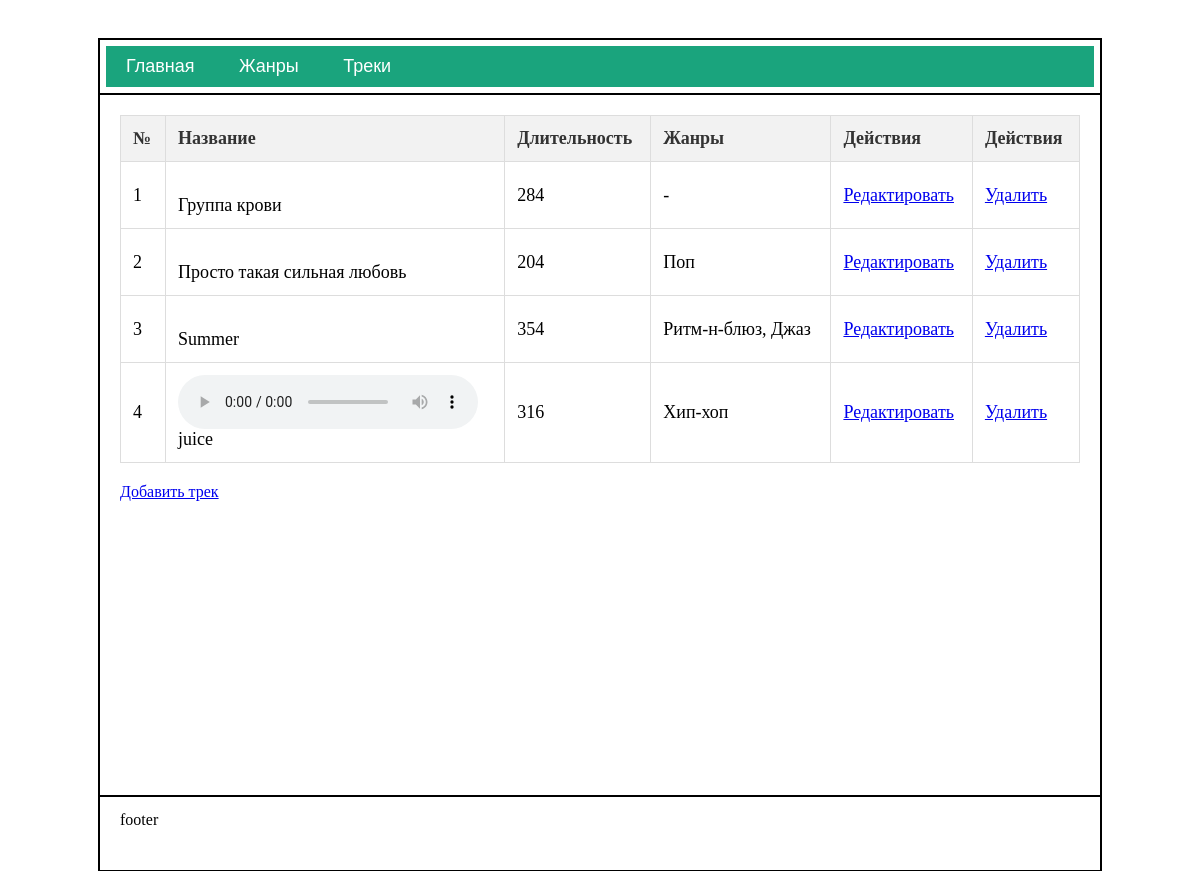
/tracks/, run on the app's committed database.
### main/models.py (models this page shows, shortened)
class Track(models.Model):
    title = models.CharField(max_length=200, verbose_name="Название")
    duration = models.PositiveIntegerField(verbose_name="Длительность")
    genres = models.ManyToManyField(Genre, related_name="tracks", verbose_name="Жанры")
    audio_file = models.FileField(upload_to='music/tracks/', blank=True, null=True)

class Genre(models.Model):
    name_en = models.CharField(max_length=100, verbose_name="Name (EN)")
    name_ru = models.CharField(max_length=100, verbose_name="Name (RU)")
    description = models.TextField(verbose_name="Description")

### main/views.py (the view)
# urls.py: path("tracks/", views.tracks, name="tracks"),
def tracks(request):
    tracks_list = Track.objects.prefetch_related("genres").all()
    return render(request, "main/tracks.html", {"tracks": tracks_list})

### main/templates/main/tracks.html (shortened to what this page needs)
﻿{% extends "base.html" %}
{% block content %}
<table>
    <thead>
        <tr>
            <th>№</th>
            <th>Название</th>
            <th>Длительность</th>
            <th>Жанры</th>
            <th>Действия</th>
            <th>Действия</th>
        </tr>
    </thead>
    <tbody>
        {% for track in tracks %}
        <tr>
            <td>{{ forloop.counter }}</td>
            <td>
                {% if track.audio_file %}
                    <audio src="{{ track.audio_file.url }}" controls></audio>
                {% endif %}
                <br>
                {{ track.title }}
            </td>
            <td>{{ track.duration }}</td>
            <td>
                {% for genre in track.genres.all %}
                    {{ genre.name_ru }}{% if not forloop.last %}, {% endif %}
                {% empty %}
                    -
                {% endfor %}
            </td>
            <td><a href="{% url 'edit_track' track.id %}">Редактировать</a></td>
            <td><a href="{% url 'delete_track' track.id %}">Удалить</a></td>
        </tr>
        {% empty %}
        <tr>
            <td colspan="6">Треки пока не добавлены</td>
        </tr>
        {% endfor %}
    </tbody>
</table>
<a href="{% url 'add_track' %}">Добавить трек</a>
{% endblock content %}

### main/templates/base.html (shortened to what this page needs)
﻿<!DOCTYPE html>
{% load static %}
<html lang="en">
<head>
    <link rel="stylesheet" href="{% static 'styles.css' %}" />
</head>
<body>
    <div id="wrapper">
        <div id="header">
            <div id="menu">
                <a href="{% url 'index' %}">Главная</a>
                <a href="{% url 'genres' %}">Жанры</a>
                <a href="{% url 'tracks' %}">Треки</a>
            </div>
        </div>
        <div id="container">
            <div id="content">
                {% block content %} content {% endblock content %}
            </div>
        </div>
        <div id="footer">
            footer
        </div>
    </div>
</body>
</html>

### main/static/styles.css (style rules this page uses)
#wrapper { width: 1000px; min-height: 830px; margin: 0 auto; border: 2px solid black; background: #ffffff; }
#header { border-bottom: 2px solid black; padding: 6px; }
#menu { background: #1aa47d; padding: 10px 20px; font-family: Arial; }
#menu a { color: white; text-decoration: none; margin-right: 40px; font-size: 18px; }
#container { min-height: 700px; }
#content { padding: 20px; }
#footer { border-top: 2px solid black; padding: 14px 20px; }
table { width: 100%; border-collapse: collapse; margin-bottom: 20px; background: #fff; }
table th, table td { border: 1px solid #ddd; padding: 12px; text-align: left; font-size: 18px; }
table th { background-color: #f2f2f2; color: #333; }

### data on the page
Track: title "Группа крови", duration "284"
Track: title "Просто такая сильная любовь", duration "204"
Genre: name_ru "Поп"
Track: title "Summer", duration "354"
Genre: name_ru "Ритм-н-блюз"
Genre: name_ru "Джаз"
Track: title "juice", duration "316"
Genre: name_ru "Хип-хоп"
